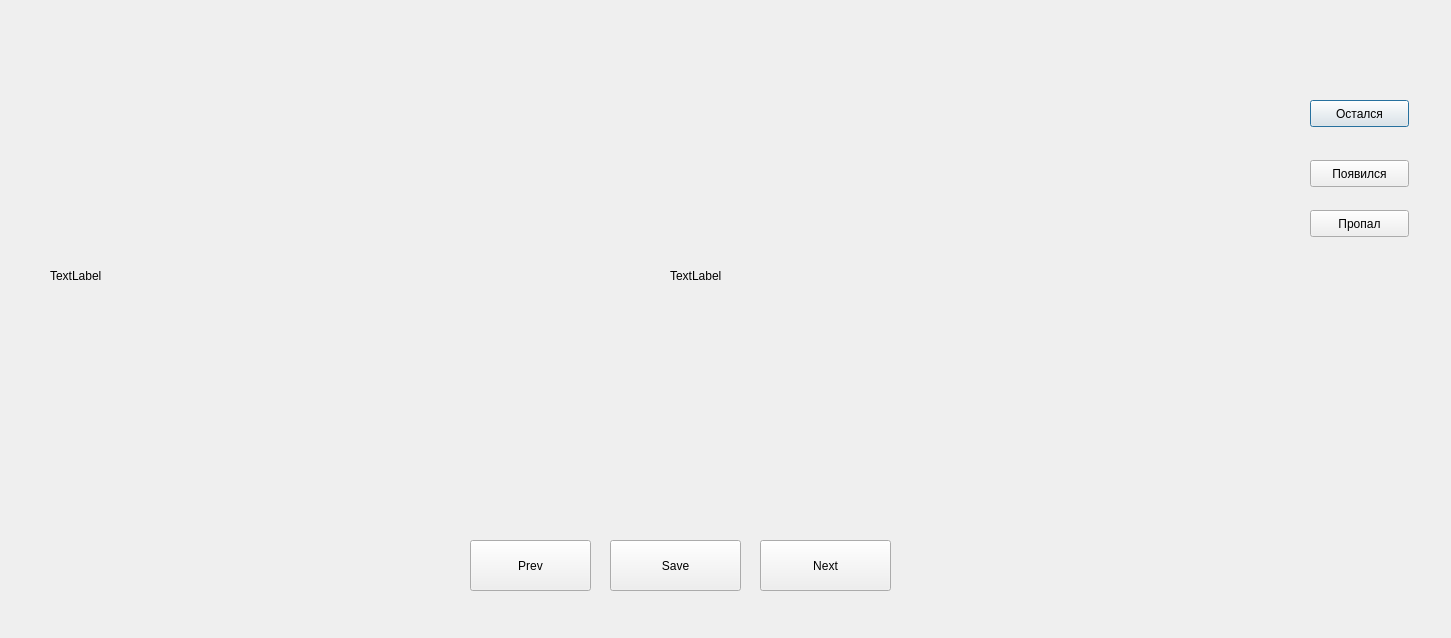
<?xml version="1.0" encoding="UTF-8"?>
<ui version="4.0">
 <class>Dialog</class>
 <widget class="QDialog" name="Dialog">
  <property name="geometry">
   <rect>
    <x>0</x>
    <y>0</y>
    <width>1451</width>
    <height>638</height>
   </rect>
  </property>
  <property name="windowTitle">
   <string>Dialog</string>
  </property>
  <widget class="QPushButton" name="pushButton">
   <property name="geometry">
    <rect>
     <x>760</x>
     <y>540</y>
     <width>131</width>
     <height>51</height>
    </rect>
   </property>
   <property name="text">
    <string>Next</string>
   </property>
  </widget>
  <widget class="QPushButton" name="pushButton_2">
   <property name="geometry">
    <rect>
     <x>610</x>
     <y>540</y>
     <width>131</width>
     <height>51</height>
    </rect>
   </property>
   <property name="text">
    <string>Save</string>
   </property>
  </widget>
  <widget class="QPushButton" name="pushButton_3">
   <property name="geometry">
    <rect>
     <x>470</x>
     <y>540</y>
     <width>121</width>
     <height>51</height>
    </rect>
   </property>
   <property name="text">
    <string>Prev</string>
   </property>
  </widget>
  <widget class="QPushButton" name="pushButton_4">
   <property name="geometry">
    <rect>
     <x>1310</x>
     <y>100</y>
     <width>99</width>
     <height>27</height>
    </rect>
   </property>
   <property name="text">
    <string>Остался</string>
   </property>
   <property name="autoDefault">
    <bool>true</bool>
   </property>
   <property name="default">
    <bool>true</bool>
   </property>
  </widget>
  <widget class="QPushButton" name="pushButton_5">
   <property name="geometry">
    <rect>
     <x>1310</x>
     <y>160</y>
     <width>99</width>
     <height>27</height>
    </rect>
   </property>
   <property name="text">
    <string>Появился</string>
   </property>
  </widget>
  <widget class="QPushButton" name="pushButton_6">
   <property name="geometry">
    <rect>
     <x>1310</x>
     <y>210</y>
     <width>99</width>
     <height>27</height>
    </rect>
   </property>
   <property name="text">
    <string>Пропал</string>
   </property>
  </widget>
  <widget class="QLabel" name="label">
   <property name="geometry">
    <rect>
     <x>50</x>
     <y>70</y>
     <width>561</width>
     <height>411</height>
    </rect>
   </property>
   <property name="text">
    <string>TextLabel</string>
   </property>
  </widget>
  <widget class="QLabel" name="label_2">
   <property name="geometry">
    <rect>
     <x>670</x>
     <y>70</y>
     <width>561</width>
     <height>411</height>
    </rect>
   </property>
   <property name="text">
    <string>TextLabel</string>
   </property>
  </widget>
 </widget>
 <resources/>
 <connections/>
</ui>
